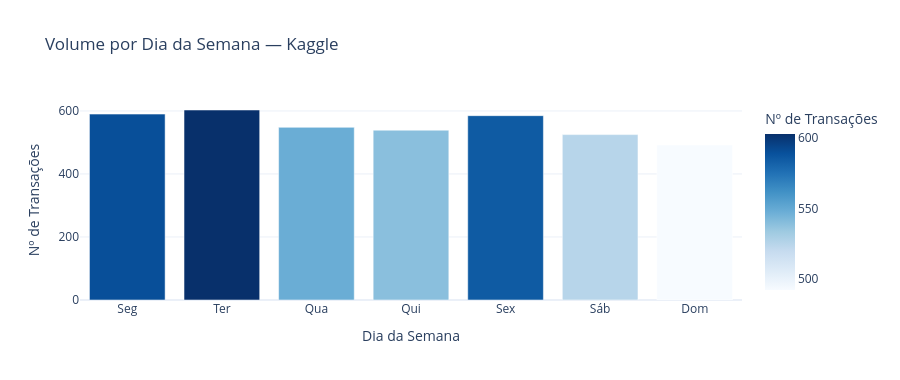

Write notebook code for a chart like this one.
### Code cell
# ── 3.2  Vendas por dia da semana ─────────────────────────────────────────────

DOW_NAMES = ['Seg', 'Ter', 'Qua', 'Qui', 'Sex', 'Sáb', 'Dom']

dow = (
    df.groupby('day_of_week')['money']
    .agg(transactions='count', revenue='sum')
    .reset_index()
)
dow['day_name'] = dow['day_of_week'].map(lambda x: DOW_NAMES[x])

fig_dow = px.bar(
    dow,
    x='day_name',
    y='transactions',
    title=f'Volume por Dia da Semana — Kaggle',
    labels={'transactions': 'Nº de Transações', 'day_name': 'Dia da Semana'},
    color='transactions',
    color_continuous_scale='Blues',
    template='plotly_white',
    category_orders={'day_name': DOW_NAMES},
)
fig_dow.update_layout(height=380, showlegend=False)
fig_dow.show()

peak_dow = DOW_NAMES[int(dow.loc[dow['transactions'].idxmax(), 'day_of_week'])]
print(f'Dia de maior volume : {peak_dow}')

### Figure 1 — Plotly figure (JSON) as saved in the notebook; plotly's stock layout.template omitted (floating-point values rounded to 4 significant figures)
{"data": [{"hovertemplate": "Dia da Semana=%{x}<br>Nº de Transações=%{marker.color}<extra></extra>", "legendgroup": "", "marker": {"color": [590, 603, 548, 539, 585, 525, 492], "coloraxis": "coloraxis", "pattern": {"shape": ""}}, "name": "", "orientation": "v", "showlegend": false, "textposition": "auto", "type": "bar", "x": ["Seg", "Ter", "Qua", "Qui", "Sex", "Sáb", "Dom"], "xaxis": "x", "y": [590, 603, 548, 539, 585, 525, 492], "yaxis": "y"}], "layout": {"barmode": "relative", "coloraxis": {"colorbar": {"title": {"text": "Nº de Transações"}}, "colorscale": [[0, "rgb(247,251,255)"], [0.125, "rgb(222,235,247)"], [0.25, "rgb(198,219,239)"], [0.375, "rgb(158,202,225)"], [0.5, "rgb(107,174,214)"], [0.625, "rgb(66,146,198)"], [0.75, "rgb(33,113,181)"], [0.875, "rgb(8,81,156)"], [1, "rgb(8,48,107)"]]}, "height": 380, "legend": {"tracegroupgap": 0}, "showlegend": false, "title": {"text": "Volume por Dia da Semana — Kaggle"}, "xaxis": {"anchor": "y", "categoryarray": ["Seg", "Ter", "Qua", "Qui", "Sex", "Sáb", "Dom"], "categoryorder": "array", "domain": [0, 1], "title": {"text": "Dia da Semana"}}, "yaxis": {"anchor": "x", "domain": [0, 1], "title": {"text": "Nº de Transações"}}}}
